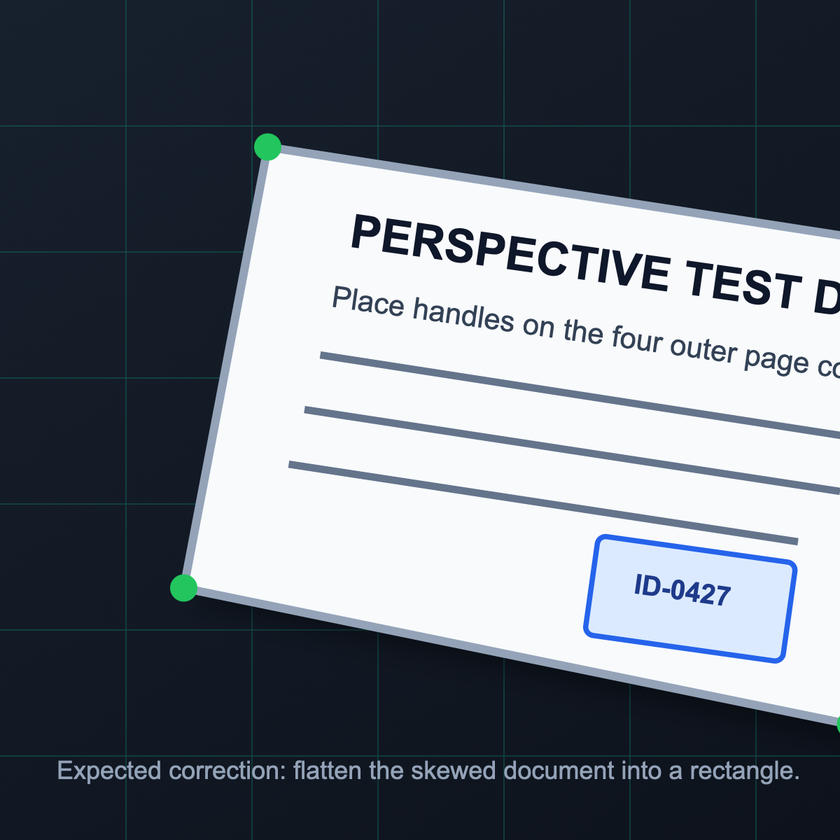
#> input picture examples/test-media/perspective-document.svg.png, 840 x 840 px, shrunk from 1200 x 1200 before the run
$ python -i illumination.py   (imports and definitions only)
#> lines starting #> are read from the running program, lines starting #| are printed output that depends on the picture
### src/aive/imaging.py
"""Image I/O with OpenCV when available, Pillow otherwise."""

from __future__ import annotations

import base64
from io import BytesIO
from pathlib import Path
from typing import Any

import numpy as np
from PIL import Image, ImageEnhance, ImageFilter

HEIF_EXTENSIONS = {".heic", ".heif", ".heics", ".heifs"}


def _register_heif_opener() -> bool:
    try:
        from pillow_heif import register_heif_opener

        register_heif_opener()
#> (this line was passed over: pillow_heif is not available in this run)
#> further down, picture is the input picture: shape (840, 840, 3); mean B, G, R 122, 112.9, 105.8
        return True
    except ImportError:
        return False


HAS_HEIF = _register_heif_opener()

try:
    import cv2

    HAS_CV2 = True
except ImportError:
    cv2 = None  # type: ignore
    HAS_CV2 = False


def _is_heif_name(filename: str) -> bool:
    return Path(filename).suffix.lower() in HEIF_EXTENSIONS


# [145 lines left out: functions bgr_from_bytes, save_bgr_jpeg, bgr_to_jpeg_base64, denoise_colored, apply_basic_filter, not called in this run]

### src/aive/filters/illumination.py
"""
Illumination adjustment filters — homomorphic, Retinex, CLAHE, adaptive flatten.

Forensic use: uneven lighting, shadow recovery, backlit scenes, CCTV glare.

Author: Mohit M
"""

from __future__ import annotations

from typing import Any

import numpy as np

from aive.imaging import HAS_CV2

if HAS_CV2:
    import cv2


def _clip_u8(arr: np.ndarray) -> np.ndarray:
    return np.clip(arr, 0, 255).astype(np.uint8)


# [33 lines left out: functions homomorphic_filter, multi_scale_retinex, not called in this run]


def adaptive_illumination_flatten(frame: np.ndarray, sigma: float = 40.0) -> np.ndarray:
    """Divide L-channel by blurred luminance estimate to flatten uneven lighting."""
#> called with sigma = 40
    if not HAS_CV2:
        return frame
    lab = cv2.cvtColor(frame, cv2.COLOR_BGR2LAB).astype(np.float32)
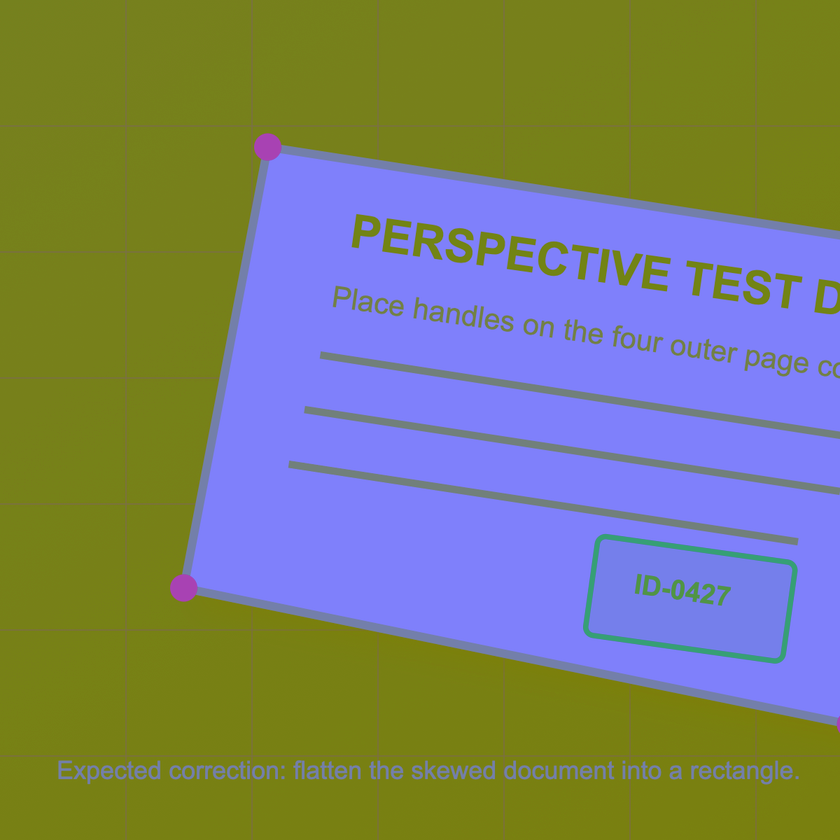
#> lab: shape (840, 840, 3) float32; mean B, G, R 111.9, 128, 121.7
    lum = lab[:, :, 0] + 1.0
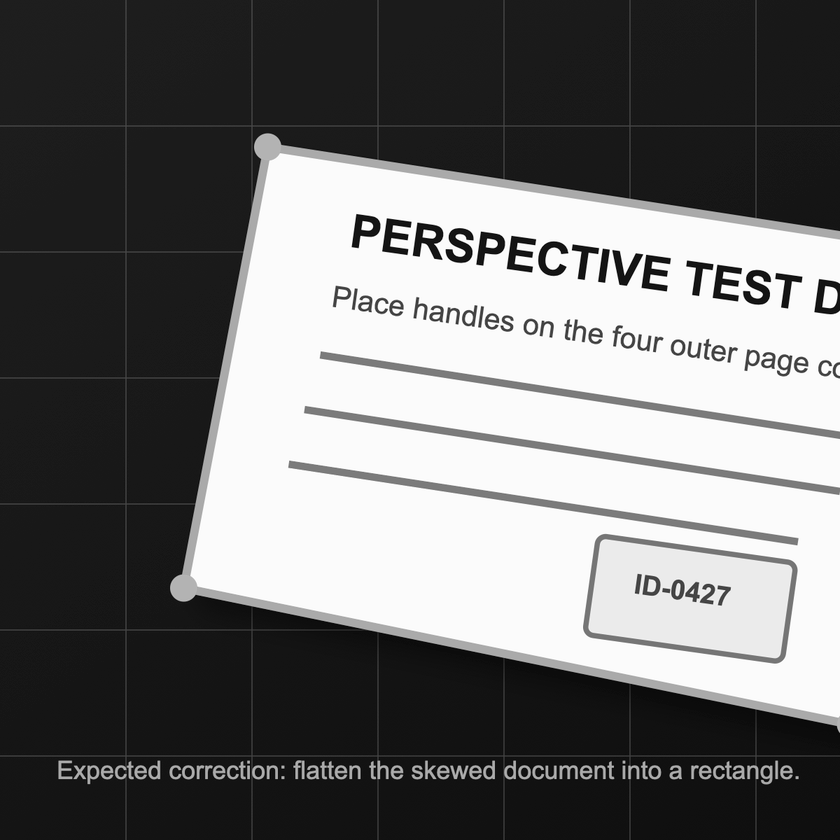
#> lum: shape (840, 840) float32; min 1, max 256, mean 113; drawn with min black and max white
    illum = cv2.GaussianBlur(lum, (0, 0), max(float(sigma), 1.0))
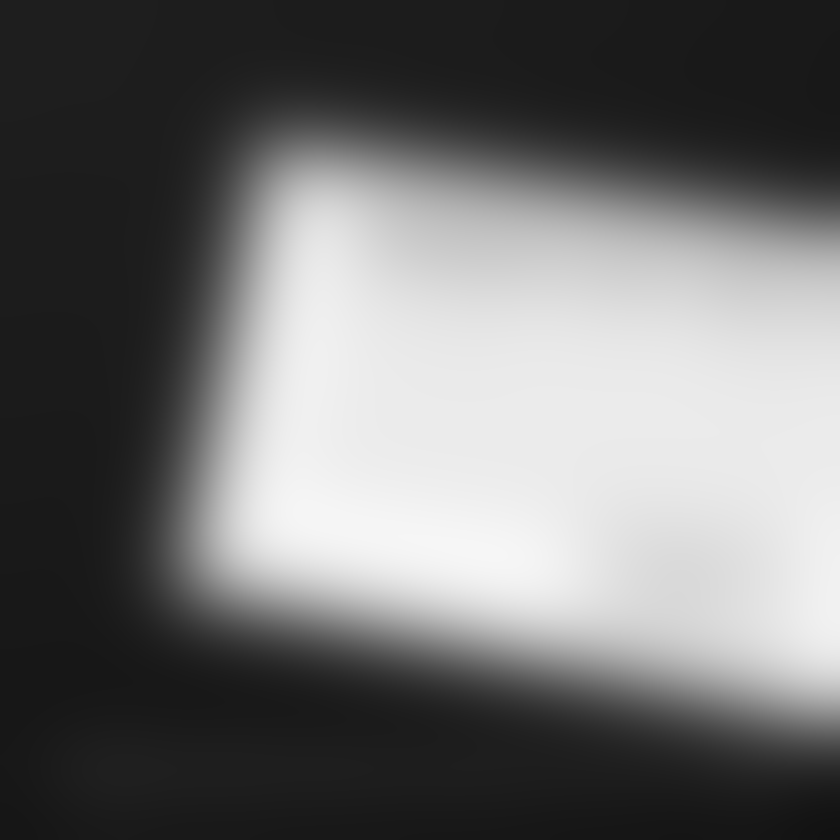
#> illum: shape (840, 840) float32; min 18.53, max 246.4, mean 113
    lab[:, :, 0] = np.clip((lum / np.maximum(illum, 1.0)) * 128.0, 0, 255)
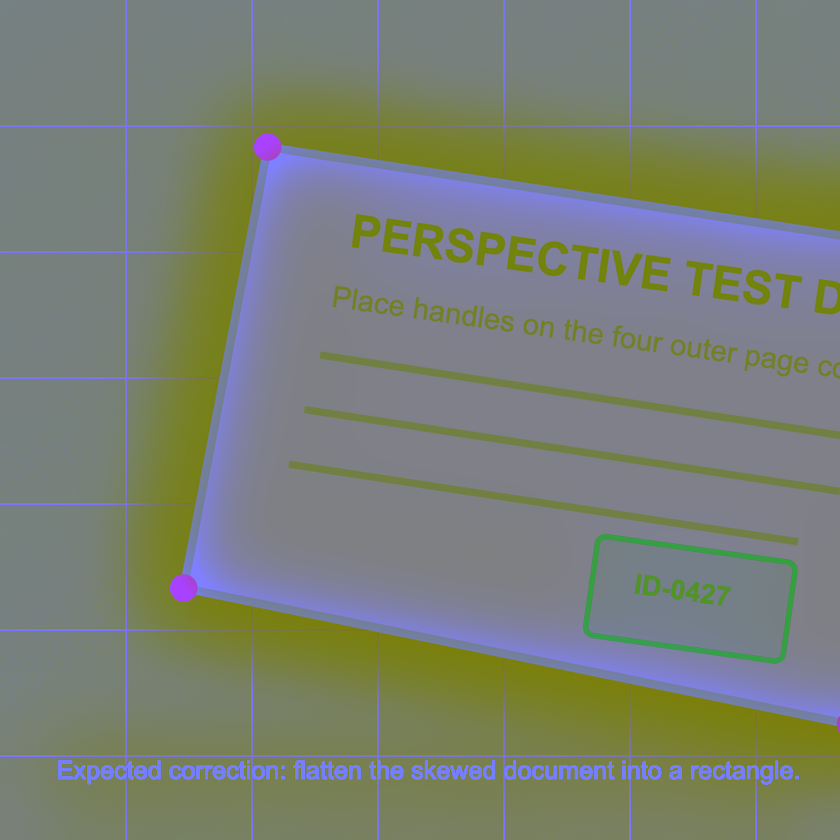
#> lab: shape (840, 840, 3) float32; mean B, G, R 116.9, 128, 121.7
    return cv2.cvtColor(lab.astype(np.uint8), cv2.COLOR_LAB2BGR)
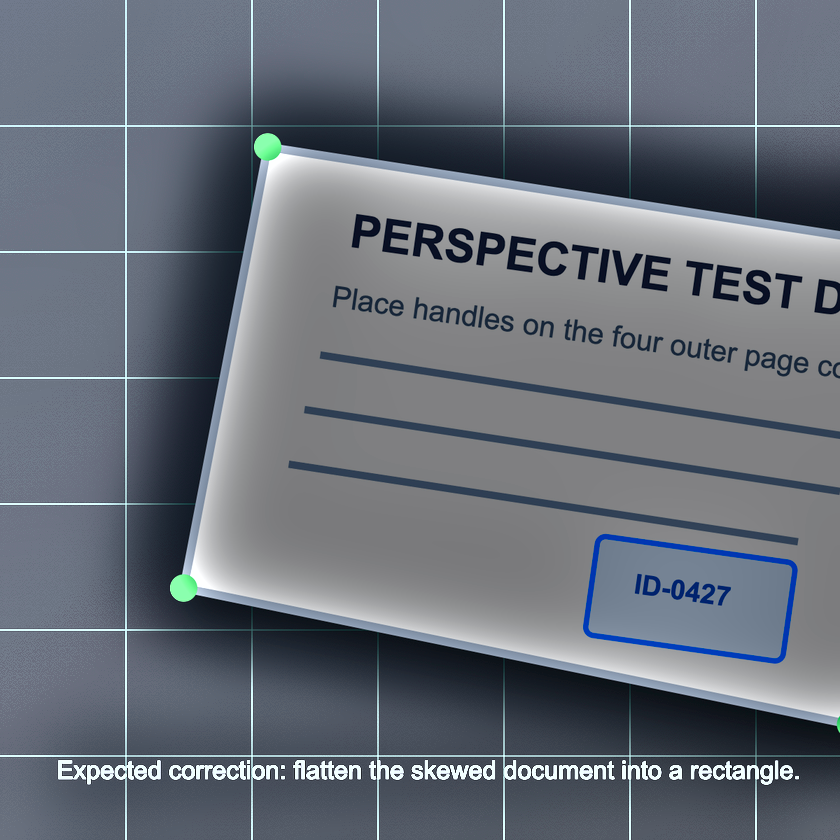
#> returned value: shape (840, 840, 3); mean B, G, R 120.2, 110.1, 103.5


# [51 lines left out: functions clahe_luminance, shadow_lift, apply_illumination_filter, not called in this run]

>>> import cv2
>>> picture = cv2.imread('../../../examples/test-media/perspective-document.svg.png')
>>> result = adaptive_illumination_flatten(picture)
